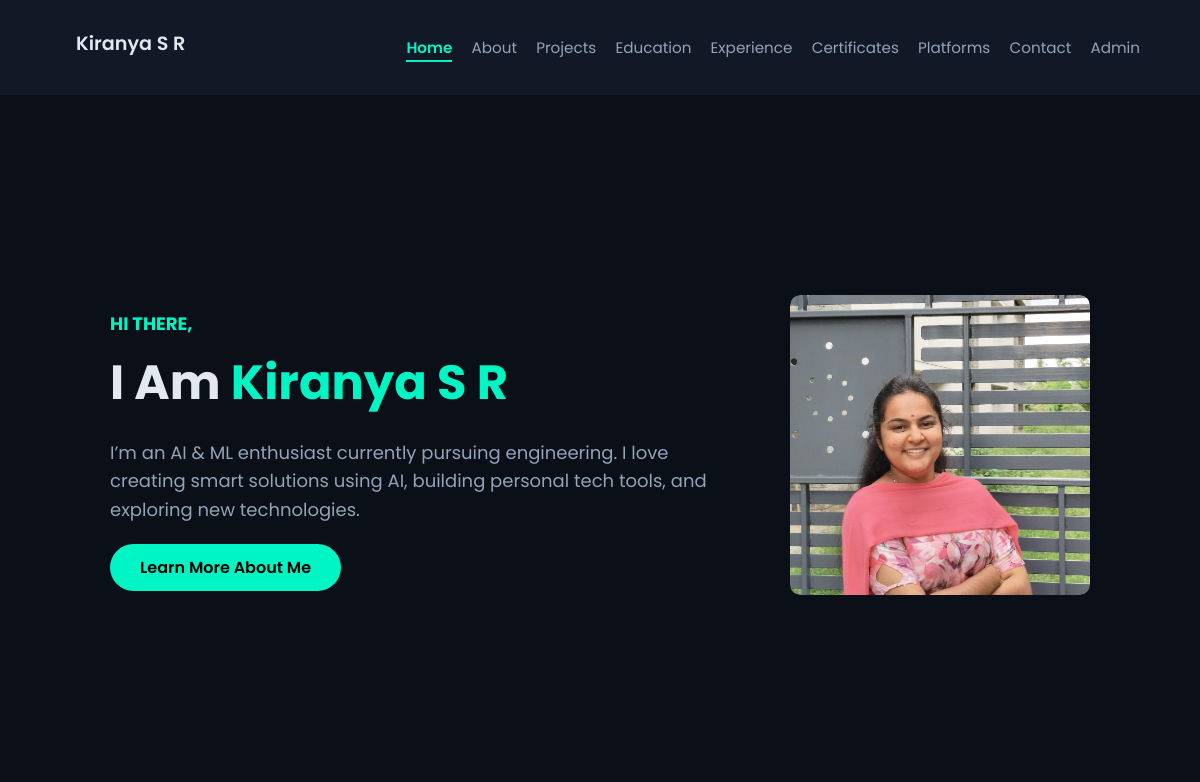
The page / on the database its author committed.
### tables this page shows
CREATE TABLE home_content (
    id INTEGER PRIMARY KEY,
    greeting TEXT,
    heading_prefix TEXT,
    heading_name TEXT,
    paragraph TEXT,
    hero_image TEXT
);

### app.py (the view)
@app.route('/')
def home():
    conn = get_db_connection()
    c = conn.cursor()
    c.execute('SELECT * FROM home_content WHERE id = 1')
    home_data = c.fetchone()
    conn.close()
    home_content = {
        'greeting': home_data[1], 'heading_prefix': home_data[2], 'heading_name': home_data[3],
        'paragraph': home_data[4], 'hero_image': home_data[5]
    } if home_data else {}
    return render_template('home.html', home=home_content)

### app.py (called while the page is built)
def get_db_connection():
    return sqlite3.connect(DATABASE_PATH)

### templates/home.html (shortened to what this page needs)
{% extends "layout.html" %}
{% block content %}
<section class="hero-section">
  <div class="hero-container">
    <div class="hero-left">
      <h4>{{ home.greeting }}</h4>
      <h1>{{ home.heading_prefix }} <span>{{ home.heading_name }}</span></h1>
      <p>{{ home.paragraph }}</p>
      <a href="{{ url_for('about') }}" class="btn">Learn More About Me</a>
    </div>
    <div class="hero-right">
      {% if home.hero_image %}
        <img src="{{ url_for('static', filename='images/' + home.hero_image) }}" alt="Profile Image">
      {% endif %}
    </div>
  </div>
</section>
{% endblock %}

### templates/layout.html (shortened to what this page needs)
<!DOCTYPE html>
<html lang="en">
<head>
  <link rel="stylesheet" href="{{ url_for('static', filename='css/style.css') }}" />
  <link rel="stylesheet" href="https://cdnjs.cloudflare.com/ajax/libs/font-awesome/6.5.0/css/all.min.css" />
</head>
<body>
  <nav class="navbar">
    <div class="nav-wrapper container">
      <h1 class="logo">Kiranya S R</h1>
      <ul class="nav-links">
         <li><a href="{{ url_for('home') }}" class="{% if request.path == url_for('home') %}active{% endif %}">Home</a></li>
        <li><a href="{{ url_for('about') }}" class="{% if request.path == url_for('about') %}active{% endif %}">About</a></li>
        <li><a href="{{ url_for('projects') }}" class="{% if request.path == url_for('projects') %}active{% endif %}">Projects</a></li>
        <li><a href="{{ url_for('education') }}" class="{% if request.path == url_for('education') %}active{% endif %}">Education</a></li>
        <li><a href="{{ url_for('experience') }}" class="{% if request.path == url_for('experience') %}active{% endif %}">Experience</a></li>
        <li><a href="{{ url_for('certificates') }}" class="{% if request.path == url_for('certificates') %}active{% endif %}">Certificates</a></li>
        <li><a href="{{ url_for('technical_platforms') }}" class="{% if request.path == url_for('technical_platforms') %}active{% endif %}">Platforms</a></li>
        <li><a href="{{ url_for('contact') }}" class="{% if request.path == url_for('contact') %}active{% endif %}">Contact</a></li>
        {% if session.admin %}
          <li><a href="{{ url_for('dashboard') }}" class="{% if request.path == '/dashboard' %}active{% endif %}">Dashboard</a></li>
          <li><a href="{{ url_for('logout') }}">Logout</a></li>
        {% else %}
          <li><a href="{{ url_for('login') }}" class="{% if request.path == '/login' %}active{% endif %}">Admin</a></li>
        {% endif %}
      </ul>
    </div>
  </nav>
  <main class="container">
    {% block content %}{% endblock %}
  </main>
</body>
</html>

### static/css/style.css (style rules this page uses)
:root { --bg-dark-primary: #0a0f18; --bg-dark-secondary: #121826; --border-color: #2a3143; --primary-accent: #00f5c4; --text-primary: #e2e8f0; --text-secondary: #94a3b8; }
body { font-family: 'Poppins', sans-serif; margin: 0; padding: 0; background-color: var(--bg-dark-primary); color: var(--text-primary); }
.container { width: 90%; max-width: 1100px; margin: auto; padding: 1rem; }
.navbar { background-color: var(--bg-dark-secondary); color: var(--text-primary); padding: 0.4rem 0; position: sticky; top: 0; z-index: 1000; }
.nav-wrapper { display: flex; justify-content: space-between; align-items: center; height: 50px; }
.logo { font-size: 1.2rem; font-weight: 600; margin-left: 1rem; }
.nav-links { list-style: none; display: flex; gap: 1.2rem; margin: 0; padding: 0; }
.nav-links li a { color: var(--text-secondary); text-decoration: none; padding-bottom: 2px; font-size: 0.95rem; transition: color 0.3s, border-bottom 0.3s; }
.nav-links li a.active { color: var(--primary-accent); font-weight: 600; border-bottom: 2px solid var(--primary-accent); }
h1, h2, h3, h4 { font-family: 'Poppins', sans-serif; color: var(--text-primary); margin: 0 0 0.5rem; }
main.container { padding-top: 40px; padding-bottom: 40px; }
.hero-section { background-color: var(--bg-dark-primary); color: var(--text-primary); padding: 30px 50px; display: flex; align-items: center; justify-content: center; min-height: 70vh; }
.hero-container { display: flex; max-width: 1200px; width: 100%; justify-content: space-between; align-items: center; flex-wrap: wrap; gap: 40px; }
.hero-left { max-width: 600px; }
.hero-left h4 { color: var(--primary-accent); font-size: 18px; margin-bottom: 10px; }
.hero-left h1 { font-size: 48px; font-weight: bold; margin-bottom: 20px; }
.hero-left h1 span { color: var(--primary-accent); }
.hero-left p { font-size: 18px; line-height: 1.6; color: var(--text-secondary); margin-bottom: 30px; }
.btn { background-color: var(--primary-accent); color: #000; padding: 12px 30px; border-radius: 50px; text-decoration: none; font-weight: 600; font-size: 16px; transition: all 0.3s ease; }
.hero-right { width: 300px; height: 300px; overflow: hidden; border-radius: 10px; display: flex; align-items: center; justify-content: center; background-color: var(--bg-dark-secondary); }
.hero-right img { width: 100%; height: 100%; object-fit: cover; border-radius: 10px; }

### rows shown on the page
home_content: greeting "HI THERE,", heading_prefix "I Am", heading_name "Kiranya S R", paragraph "I’m an AI & ML enthusiast currently pursuing engineering. I love creating smart solutions using AI, building personal tech tools, and exploring new technologies.", hero_image (picture)
